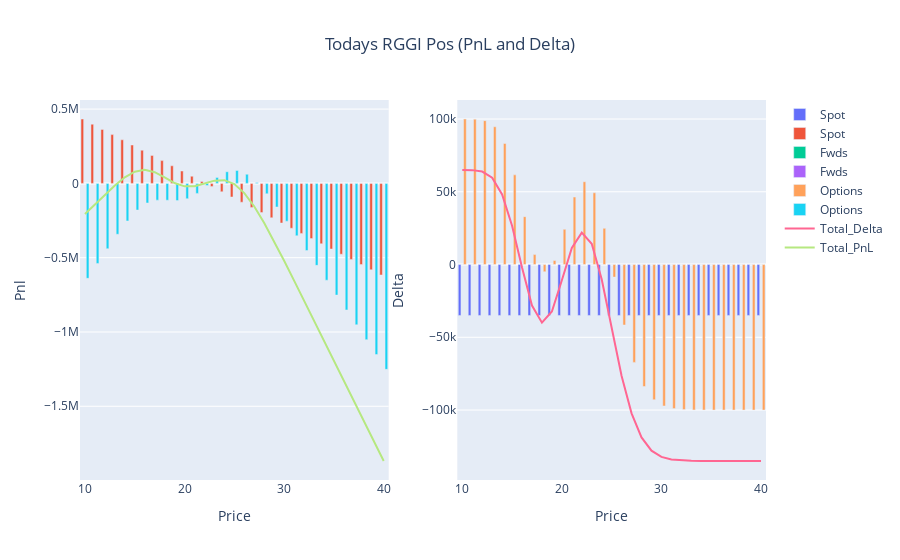

Write notebook code for a chart like this one.
### Markdown cell above
# Today's Position

### Code cell
## USE THIS STYLE OF GRAPHING FOR TODAY DATE ENTRY ##
position_functions = Position_Reporting(positions, 'RGGI', current_date)
pnl, delta, theta, vega, value = position_functions.combine_frame()

fig_d = go.Figure()

fig_d.add_trace(go.Bar(x=delta.Price, y=delta.Spot, name='Spot', base=0))
fig_d.add_trace(go.Bar(x=delta.Price, y=delta.Fwds, name='Fwds', base=0))
fig_d.add_trace(go.Bar(x=delta.Price, y=delta.Options, name='Options', base=0))
fig_d.add_trace(go.Scatter(x=delta.Price, y=delta.Total_Delta, mode='lines', name='Total_Delta'))

#fig_d.update_layout(title='ACCU Delta Today', xaxis_title='Price', yaxis_title='Delta', barmode='stack')
#fig_d.show()

#~~~~~~~~~~~~~~~~~~~~~~~~~~~~~~~~~
fig_p = go.Figure()

fig_p.add_trace(go.Bar(x=pnl.Price, y=pnl.Spot, name='Spot', base=0))
fig_p.add_trace(go.Bar(x=pnl.Price, y=pnl.Fwds, name='Fwds', base=0))
fig_p.add_trace(go.Bar(x=pnl.Price, y=pnl.Options, name='Options', base=0))
fig_p.add_trace(go.Scatter(x=pnl.Price, y=pnl.Total_Pnl, mode='lines', name='Total_PnL'))

#fig_p.update_layout(title='ACCU PnL Today', xaxis_title='Price', yaxis_title='pnl', barmode='stack')
#fig_p.show()


#~~~~~~~~~~~~~~~~~~~~~~~~~~~~~~~
fig = make_subplots(rows=1, cols=2)
for i in range(0,len(fig_d.data)):
    fig.add_trace(fig_d.data[i], row=1, col=2)
    fig.add_trace(fig_p.data[i], row=1, col=1)
    
#fig.update_layout(title={'text': 'Todays RGGI Pos (PnL and Delta)','x': 0.5,'xanchor': 'center'}, barmode='stack')
fig.update_layout(title={'text': 'Todays RGGI Pos (PnL and Delta)','x': 0.5,'xanchor': 'center'})

fig.update_xaxes(title_text="Price", row=1, col=1)
fig.update_yaxes(title_text="Pnl", row=1, col=1)
fig.update_xaxes(title_text="Price", row=1, col=2)
fig.update_yaxes(title_text="Delta", row=1, col=2)    
fig.show()

### Figure 1 — Plotly figure (JSON) as saved in the notebook; plotly's stock layout.template omitted (floating-point values rounded to 4 significant figures)
{"data": [{"base": 0, "name": "Spot", "type": "bar", "x": [10, 11, 12, 13, 14, 15, 16, 17, 18, 19, 20, 21, 22, 23, 24, 25, 26, 27, 28, 29, 30, 31, 32, 33, 34, 35, 36, 37, 38, 39, 40], "xaxis": "x2", "y": [-35000, -35000, -35000, -35000, -35000, -35000, -35000, -35000, -35000, -35000, -35000, -35000, -35000, -35000, -35000, -35000, -35000, -35000, -35000, -35000, -35000, -35000, -35000, -35000, -35000, -35000, -35000, -35000, -35000, -35000, -35000], "yaxis": "y2"}, {"base": 0, "name": "Spot", "type": "bar", "x": [10, 11, 12, 13, 14, 15, 16, 17, 18, 19, 20, 21, 22, 23, 24, 25, 26, 27, 28, 29, 30, 31, 32, 33, 34, 35, 36, 37, 38, 39, 40], "xaxis": "x", "y": [433300.0, 398300.0, 363300.0, 328300.0, 293300.0, 258300.0, 223300.0, 188300.0, 153300.0, 118300.0, 83300.0, 48300.0, 13300.0, -21700.0, -56700.0, -91700.0, -126700.0, -161700.0, -196700.0, -231700.0, -266700.0, -301700.0, -336700.0, -371700.0, -406700.0, -441700.0, -476700.0, -511700.0, -546700, -581700, -616700], "yaxis": "y"}, {"base": 0, "name": "Fwds", "type": "bar", "x": [10, 11, 12, 13, 14, 15, 16, 17, 18, 19, 20, 21, 22, 23, 24, 25, 26, 27, 28, 29, 30, 31, 32, 33, 34, 35, 36, 37, 38, 39, 40], "xaxis": "x2", "y": [0, 0, 0, 0, 0, 0, 0, 0, 0, 0, 0, 0, 0, 0, 0, 0, 0, 0, 0, 0, 0, 0, 0, 0, 0, 0, 0, 0, 0, 0, 0], "yaxis": "y2"}, {"base": 0, "name": "Fwds", "type": "bar", "x": [10, 11, 12, 13, 14, 15, 16, 17, 18, 19, 20, 21, 22, 23, 24, 25, 26, 27, 28, 29, 30, 31, 32, 33, 34, 35, 36, 37, 38, 39, 40], "xaxis": "x", "y": [0, 0, 0, 0, 0, 0, 0, 0, 0, 0, 0, 0, 0, 0, 0, 0, 0, 0, 0, 0, 0, 0, 0, 0, 0, 0, 0, 0, 0, 0, 0], "yaxis": "y"}, {"base": 0, "name": "Options", "type": "bar", "x": [10, 11, 12, 13, 14, 15, 16, 17, 18, 19, 20, 21, 22, 23, 24, 25, 26, 27, 28, 29, 30, 31, 32, 33, 34, 35, 36, 37, 38, 39, 40], "xaxis": "x2", "y": [99990.0, 99860.0, 98870.0, 94670.0, 83170.0, 61610.0, 32910.0, 6832.0, -4946.0, 2761.0, 24170.0, 46350.0, 56890.0, 49280.0, 24860.0, -8639.0, -41560.0, -67240.0, -83810.0, -92900.0, -97210.0, -99010.0, -99680.0, -99910.0, -99970.0, -99990.0, -100000.0, -100000.0, -100000.0, -100000.0, -100000.0], "yaxis": "y2"}, {"base": 0, "name": "Options", "type": "bar", "x": [10, 11, 12, 13, 14, 15, 16, 17, 18, 19, 20, 21, 22, 23, 24, 25, 26, 27, 28, 29, 30, 31, 32, 33, 34, 35, 36, 37, 38, 39, 40], "xaxis": "x", "y": [-639000.0, -539000.0, -439500.0, -342300.0, -252600.0, -179400.0, -131900.0, -112700.0, -113300.0, -116000.0, -103200.0, -67400.0, -14420.0, 40240.0, 78460.0, 86910.0, 61410.0, 6258.0, -69990.0, -158900.0, -254200.0, -352400.0, -451800.0, -551700.0, -651600.0, -751600.0, -851600.0, -951600.0, -1052000.0, -1152000.0, -1252000.0], "yaxis": "y"}, {"mode": "lines", "name": "Total_Delta", "type": "scatter", "x": [10, 11, 12, 13, 14, 15, 16, 17, 18, 19, 20, 21, 22, 23, 24, 25, 26, 27, 28, 29, 30, 31, 32, 33, 34, 35, 36, 37, 38, 39, 40], "xaxis": "x2", "y": [64990.0, 64860.0, 63870.0, 59670.0, 48170.0, 26610.0, -2093.0, -28170.0, -39950.0, -32240.0, -10830.0, 11350.0, 21890.0, 14280.0, -10140.0, -43640.0, -76560.0, -102200.0, -118800.0, -127900.0, -132200.0, -134000.0, -134700.0, -134900.0, -135000.0, -135000.0, -135000.0, -135000.0, -135000.0, -135000.0, -135000.0], "yaxis": "y2"}, {"mode": "lines", "name": "Total_PnL", "type": "scatter", "x": [10, 11, 12, 13, 14, 15, 16, 17, 18, 19, 20, 21, 22, 23, 24, 25, 26, 27, 28, 29, 30, 31, 32, 33, 34, 35, 36, 37, 38, 39, 40], "xaxis": "x", "y": [-205700.0, -140700.0, -76200.0, -14010.0, 40690.0, 78910.0, 91440.0, 75570.0, 39950.0, 2312.0, -19880.0, -19100.0, -1121.0, 18540.0, 21760.0, -4792.0, -65290.0, -155400.0, -266700.0, -390600.0, -520900.0, -654100.0, -788500.0, -923400.0, -1058000.0, -1193000.0, -1328000.0, -1463000.0, -1598000.0, -1733000.0, -1868000.0], "yaxis": "y"}], "layout": {"title": {"text": "Todays RGGI Pos (PnL and Delta)", "x": 0.5, "xanchor": "center"}, "xaxis": {"anchor": "y", "domain": [0, 0.45], "title": {"text": "Price"}}, "xaxis2": {"anchor": "y2", "domain": [0.55, 1], "title": {"text": "Price"}}, "yaxis": {"anchor": "x", "domain": [0, 1], "title": {"text": "Pnl"}}, "yaxis2": {"anchor": "x2", "domain": [0, 1], "title": {"text": "Delta"}}}}
